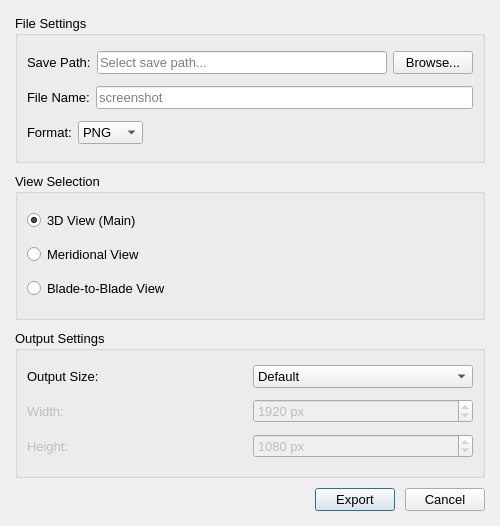
<?xml version="1.0" encoding="UTF-8"?>
<ui version="4.0">
 <class>ExportPicDialog</class>
 <widget class="QDialog" name="ExportPicDialog">
  <property name="geometry">
   <rect>
    <x>0</x>
    <y>0</y>
    <width>500</width>
    <height>526</height>
   </rect>
  </property>
  <property name="font">
   <font>
    <pointsize>10</pointsize>
   </font>
  </property>
  <property name="windowTitle">
   <string>Export Picture</string>
  </property>
  <layout class="QVBoxLayout" name="mainLayout">
   <property name="spacing">
    <number>10</number>
   </property>
   <property name="leftMargin">
    <number>15</number>
   </property>
   <property name="topMargin">
    <number>15</number>
   </property>
   <property name="rightMargin">
    <number>15</number>
   </property>
   <property name="bottomMargin">
    <number>15</number>
   </property>
   <item>
    <widget class="QGroupBox" name="fileGroupBox">
     <property name="title">
      <string>File Settings</string>
     </property>
     <layout class="QVBoxLayout" name="fileLayout">
      <item>
       <layout class="QHBoxLayout" name="pathLayout">
        <item>
         <widget class="QLabel" name="pathLabel">
          <property name="text">
           <string>Save Path:</string>
          </property>
         </widget>
        </item>
        <item>
         <widget class="QLineEdit" name="pathLineEdit">
          <property name="readOnly">
           <bool>true</bool>
          </property>
          <property name="placeholderText">
           <string>Select save path...</string>
          </property>
         </widget>
        </item>
        <item>
         <widget class="QPushButton" name="browseButton">
          <property name="text">
           <string>Browse...</string>
          </property>
         </widget>
        </item>
       </layout>
      </item>
      <item>
       <layout class="QHBoxLayout" name="fileNameLayout">
        <item>
         <widget class="QLabel" name="fileNameLabel">
          <property name="text">
           <string>File Name:</string>
          </property>
         </widget>
        </item>
        <item>
         <widget class="QLineEdit" name="fileNameLineEdit">
          <property name="placeholderText">
           <string>screenshot</string>
          </property>
         </widget>
        </item>
       </layout>
      </item>
      <item>
       <layout class="QHBoxLayout" name="formatLayout">
        <item>
         <widget class="QLabel" name="formatLabel">
          <property name="text">
           <string>Format:</string>
          </property>
         </widget>
        </item>
        <item>
         <widget class="QComboBox" name="formatComboBox">
          <item>
           <property name="text">
            <string>PNG</string>
           </property>
          </item>
          <item>
           <property name="text">
            <string>JPEG</string>
           </property>
          </item>
         </widget>
        </item>
        <item>
         <spacer name="formatSpacer">
          <property name="orientation">
           <enum>Qt::Horizontal</enum>
          </property>
          <property name="sizeHint" stdset="0">
           <size>
            <width>40</width>
            <height>20</height>
           </size>
          </property>
         </spacer>
        </item>
       </layout>
      </item>
     </layout>
    </widget>
   </item>
   <item>
    <widget class="QGroupBox" name="viewGroupBox">
     <property name="title">
      <string>View Selection</string>
     </property>
     <layout class="QVBoxLayout" name="viewLayout">
      <item>
       <widget class="QRadioButton" name="mainViewRadio">
        <property name="text">
         <string>3D View (Main)</string>
        </property>
        <property name="checked">
         <bool>true</bool>
        </property>
       </widget>
      </item>
      <item>
       <widget class="QRadioButton" name="meridionalViewRadio">
        <property name="text">
         <string>Meridional View</string>
        </property>
       </widget>
      </item>
      <item>
       <widget class="QRadioButton" name="bladeToBladeViewRadio">
        <property name="text">
         <string>Blade-to-Blade View</string>
        </property>
       </widget>
      </item>
     </layout>
    </widget>
   </item>
   <item>
    <widget class="QGroupBox" name="imageGroupBox">
     <property name="title">
      <string>Output Settings</string>
     </property>
     <layout class="QGridLayout" name="imageLayout">
      <item row="0" column="0">
       <widget class="QLabel" name="resolutionLabel">
        <property name="text">
         <string>Output Size:</string>
        </property>
       </widget>
      </item>
      <item row="0" column="1">
       <widget class="QComboBox" name="resolutionComboBox">
        <item>
         <property name="text">
          <string>Default</string>
         </property>
        </item>
        <item>
         <property name="text">
          <string>Custom</string>
         </property>
        </item>
       </widget>
      </item>
      <item row="2" column="0">
       <widget class="QLabel" name="heightLabel">
        <property name="enabled">
         <bool>false</bool>
        </property>
        <property name="text">
         <string>Height:</string>
        </property>
       </widget>
      </item>
      <item row="1" column="1">
       <widget class="QSpinBox" name="widthSpinBox">
        <property name="enabled">
         <bool>false</bool>
        </property>
        <property name="suffix">
         <string> px</string>
        </property>
        <property name="minimum">
         <number>100</number>
        </property>
        <property name="maximum">
         <number>10000</number>
        </property>
        <property name="value">
         <number>1920</number>
        </property>
       </widget>
      </item>
      <item row="1" column="0">
       <widget class="QLabel" name="widthLabel">
        <property name="enabled">
         <bool>false</bool>
        </property>
        <property name="text">
         <string>Width:</string>
        </property>
       </widget>
      </item>
      <item row="2" column="1">
       <widget class="QSpinBox" name="heightSpinBox">
        <property name="enabled">
         <bool>false</bool>
        </property>
        <property name="suffix">
         <string> px</string>
        </property>
        <property name="minimum">
         <number>100</number>
        </property>
        <property name="maximum">
         <number>10000</number>
        </property>
        <property name="value">
         <number>1080</number>
        </property>
       </widget>
      </item>
     </layout>
    </widget>
   </item>
   <item>
    <layout class="QHBoxLayout" name="buttonLayout">
     <item>
      <spacer name="buttonSpacer">
       <property name="orientation">
        <enum>Qt::Horizontal</enum>
       </property>
       <property name="sizeHint" stdset="0">
        <size>
         <width>40</width>
         <height>20</height>
        </size>
       </property>
      </spacer>
     </item>
     <item>
      <widget class="QPushButton" name="exportButton">
       <property name="text">
        <string>Export</string>
       </property>
       <property name="default">
        <bool>true</bool>
       </property>
      </widget>
     </item>
     <item>
      <widget class="QPushButton" name="cancelButton">
       <property name="text">
        <string>Cancel</string>
       </property>
      </widget>
     </item>
    </layout>
   </item>
  </layout>
 </widget>
 <resources/>
 <connections/>
</ui>
